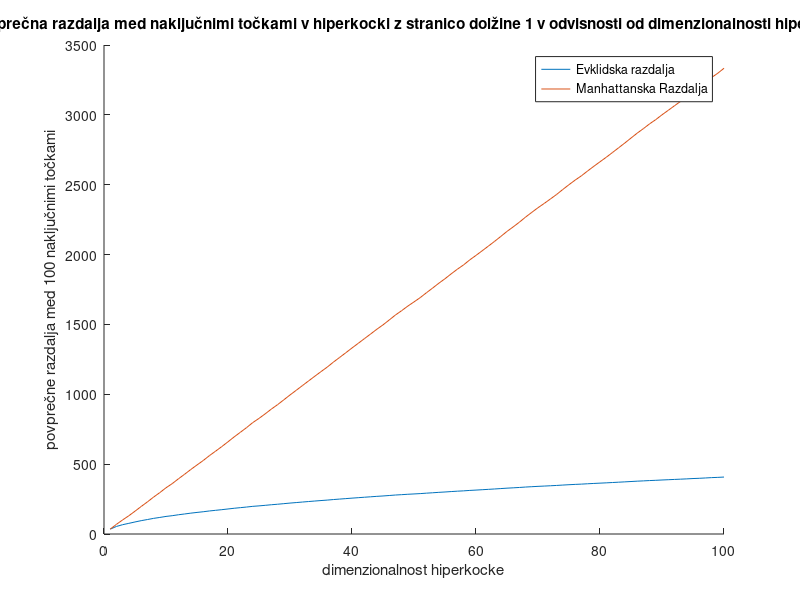

The MATLAB source for this figure:
% Create the random points.
rand_points = rand(100, 100);
% Allocate matrix for storing results.
res = zeros(size(rand_points, 1), 2);

% Go over dimensionalities.
for k = 1:size(rand_points, 1)
	pts_nxt = rand_points(:, 1:k);
	pdist_mat1 = squareform(pdist(pts_nxt, 'euclidean'));
	pdist_mat2 = squareform(pdist(pts_nxt, 'cityblock'));
	avg_dist_val1 = sum(sum(pdist_mat1, 2)./(size(pdist_mat1, 2)-1));
	avg_dist_val2 = sum(sum(pdist_mat2, 2)./(size(pdist_mat2, 2)-1));
	res(k, :) = [avg_dist_val1, avg_dist_val2];
end

% Plot results.
figure; hold on;
plot(1:size(rand_points, 2), res(:, 1)); plot(1:size(rand_points, 2), res(:, 2));
legend('Evklidska razdalja', 'Manhattanska Razdalja');
title(sprintf('Povprečna razdalja med naključnimi točkami v hiperkocki z stranico dolžine 1 v odvisnosti od dimenzionalnosti hiperkocke'));
xlabel('dimenzionalnost hiperkocke');
ylabel(sprintf('povprečne razdalja med %d naključnimi točkami', size(rand_points, 1)));